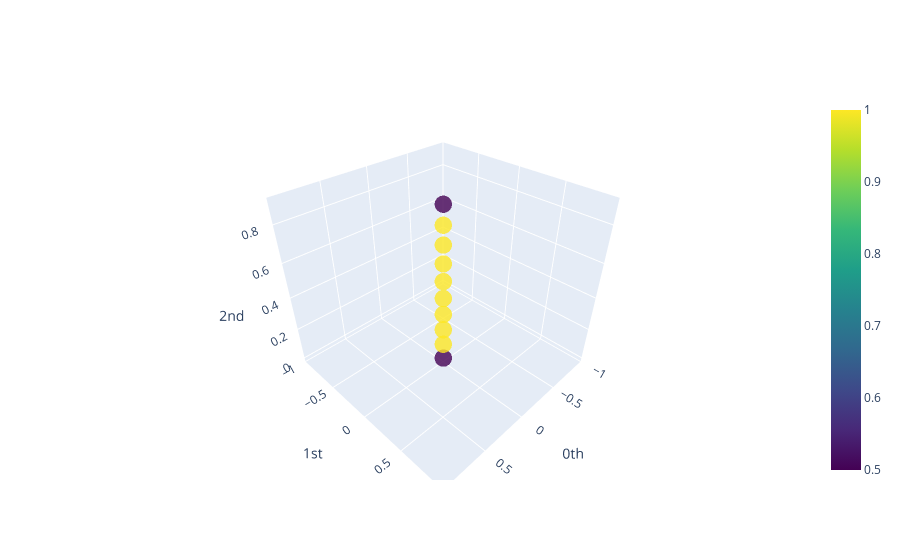

Source (notebook cell):
### Markdown cell above
## The method

As explained in [Topological feature extraction using VietorisRipsPersistence and PersistenceEntropy](https://giotto-ai.github.io/gtda-docs/latest/notebooks/vietoris_rips_quickstart.html), "persistence diagrams" are a common and useful way to store information about the topology and geometry of data. Their content can be summarized and made interpretable even further by means of a variety of featurization methods.

In this notebook, we show how to compute and featurize persistence diagrams for *local neighbourhoods* of all vectors in a dataset (e.g. in a point cloud), in such a way that each point's features capture the dataset's dimensionality around that point. We do this in steps:
1. create "local point clouds" around our data points and compute their persistence diagrams in a few chosen dimensions (more on this in "How does it work?" below);
2. featurize the "local persistence diagrams" using a modified version of the *persistence entropy* computed by the ``PersistenceEntropy`` transformer;
3. plot the original point cloud with its points coloured according to the value of the dimension-$i$ feature.

Let us see this sequence of steps in action in the case of the point cloud representing a line. The colours will correspond to the value of the dimension-1 local topological feature. The local persistence diagrams are computed here using the ``KNeighborsLocalVietorisRips`` transformer.

### Code cell
from gtda.diagrams import PersistenceEntropy
from sklearn.preprocessing import FunctionTransformer
from gtda.pipeline import make_pipeline

## 1 - Initialize a local homology transformer. 
# The notion of neighborhood here is determined by the number of closest neighbors to consider
n_neighbors = (1, 7)
homology_dimensions = (1, 2)
kn_lh = KNeighborsLocalVietorisRips(n_neighbors=n_neighbors,
                                    homology_dimensions=homology_dimensions)

## 2 - Define a featurization method for persistence diagrams.
mod_pe =  make_pipeline(PersistenceEntropy(),
                        FunctionTransformer(func=lambda X: 2 ** X))

# Summarize the steps above in a single end-to-end scikit-learn pipeline.
# Then, apply the pipeline
pipe = make_pipeline(kn_lh,
                     mod_pe)
loc_dim_features = pipe.fit_transform(line)

## 3 - Plot the point cloud, colouring according to the value of the dimension-1 feature
# A simple helper function
def plot_coloured_cloud(point_cloud, colors):
    """This is a custom plotting function, that plots the point cloud and colours 
     the points according to a vector of colours."""
    plotly_params = {"trace" : {"marker": {"color": colors,
                                           "size": 6,
                                           "showscale": True},
                                "text": [f"color: {v}" for v in colors]}}
    return plot_point_cloud(point_cloud, plotly_params=plotly_params)

# Find the column index for homology dimension 1 in `loc_dim_features`
dimension = 1
dim_index = homology_dimensions.index(dimension)
colors = loc_dim_features[:, dim_index]

# Plot the point cloud using the results in local homology dimension 1
plot_coloured_cloud(line, colors)

### Figure 1 — Plotly figure (JSON) as saved in the notebook; plotly's stock layout.template omitted (floating-point values rounded to 4 significant figures)
{"data": [{"marker": {"color": [0.5, 1, 1, 1, 1, 1, 1, 1, 1, 0.5], "colorscale": [[0, "#440154"], [0.1111, "#482878"], [0.2222, "#3e4989"], [0.3333, "#31688e"], [0.4444, "#26828e"], [0.5556, "#1f9e89"], [0.6667, "#35b779"], [0.7778, "#6ece58"], [0.8889, "#b5de2b"], [1, "#fde725"]], "opacity": 0.8, "showscale": true, "size": 6}, "mode": "markers", "text": ["color: 0.5", "color: 1.0", "color: 1.0", "color: 1.0", "color: 1.0", "color: 1.0", "color: 1.0", "color: 1.0", "color: 1.0", "color: 0.5"], "type": "scatter3d", "x": [0, 0, 0, 0, 0, 0, 0, 0, 0, 0], "y": [0, 0, 0, 0, 0, 0, 0, 0, 0, 0], "z": [0, 0.1, 0.2, 0.3, 0.4, 0.5, 0.6, 0.7, 0.8, 0.9]}], "layout": {"scene": {"xaxis": {"exponentformat": "e", "showexponent": "all", "title": {"text": "0th"}, "type": "linear"}, "yaxis": {"exponentformat": "e", "showexponent": "all", "title": {"text": "1st"}, "type": "linear"}, "zaxis": {"exponentformat": "e", "showexponent": "all", "title": {"text": "2nd"}, "type": "linear"}}}}
